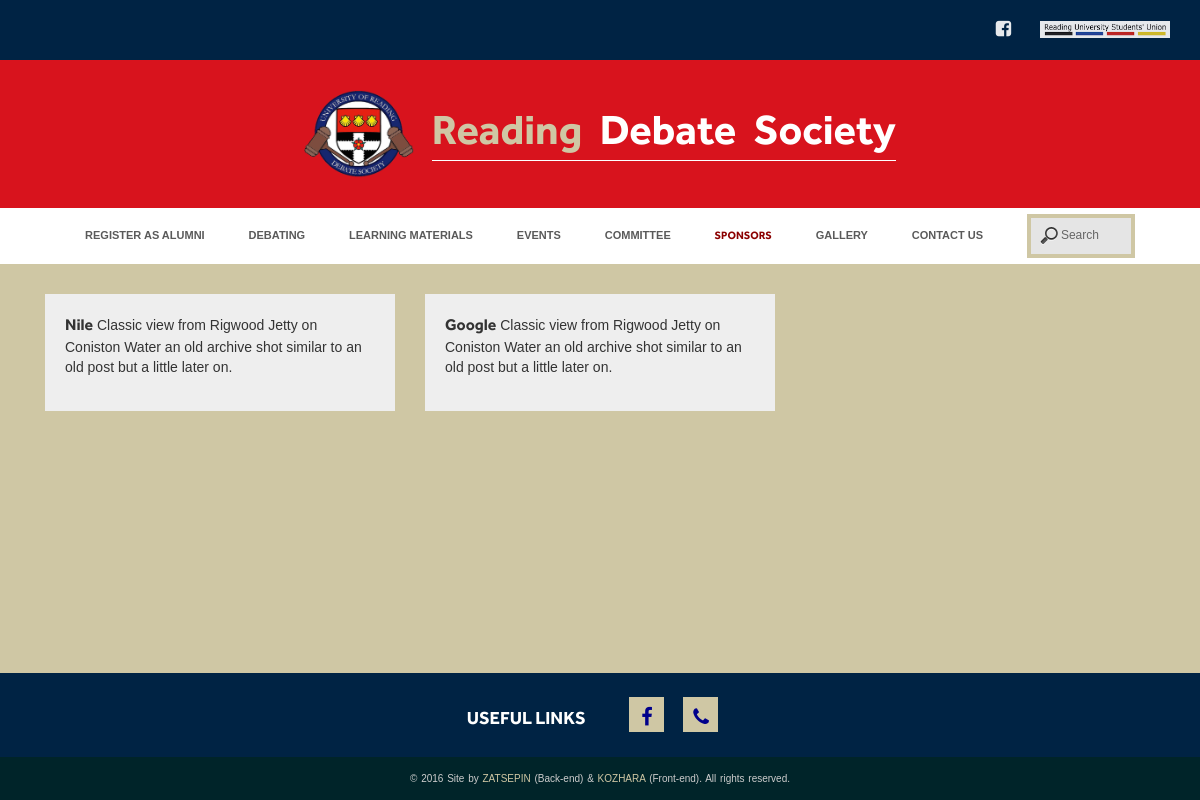
Screenshot of /sponsors/ with the database file from the repository.
### app/models.py (models this page shows, shortened)
class Sponsor(models.Model):
    class Meta:
        db_table = "Sponsors"
    name = models.CharField(max_length=60)
    image = models.ImageField(upload_to='images')
    link = models.URLField(help_text='sponsors link, url like : http://google.com')
    description = models.TextField()
    def get_image(self):
        if self.image:
            return u'<img src="%s" width="100"/>' % self.image.url
        else:
            return u'<p>Something wrong with this image</p>'
    get_image.allow_tags = True

### app/views.py (the view)
# urls.py: url(r'^sponsors/$', views.sponsors , name='sponsors'),
@cache_page(60 * 2)
def sponsors(request):
    args = {'sponsors': Sponsor.objects.all(), 'search': SearchForm(), 'searchMobile': SearchFormMobile(),
            'title': "Our sponsors", 'sponsors_page': True}
    return render_to_response('sponsors.html', args)

### app/forms.py
class SearchForm(forms.Form):
    field = forms.CharField(required=False, max_length=50,
                            widget=forms.TextInput(attrs={'type': 'search', 'placeholder': 'Search',
                                                          'onkeydown': 'if (e)vent.keyCode==13;'
                                                                       '{this.form.submit();return false;}',
                                                          'id': 'main'}),
                            validators=[validators.RegexValidator(
                                regex="^[a-zA-z0-9!?- ]+$",
                                message='No XSS!'
                            )])

class SearchFormMobile(forms.Form):
    field = forms.CharField(required=False, max_length=50,
                            widget=forms.TextInput(attrs={'type': 'search', 'placeholder': 'Search',
                                                          'onkeydown': 'if (e)vent.keyCode==13;'
                                                                       '{this.form.submit();return false;}',
                                                          'id': 'mobile'}),
                            validators=[validators.RegexValidator(
                                regex="^[a-zA-z0-9!?- ]+$",
                                message='No XSS!'
                            )])

### app/templates/sponsors.html (shortened to what this page needs)
{% extends 'base.html' %}
{% load staticfiles %}
{% load imagekit %}
{% block main %}
     <main>
       <section class="site_main">
		<div class="container">
                    {% for sponsor in sponsors %}
                    <div class="col-sm-4">
					<div class="welcome sponsors_block {% if forloop.last %} debating_info{% endif %}">
                        <p><span>{{ sponsor.name }}</span>
                        {{ sponsor.description }}
                    </div>
				    </div>
                    {% empty %}
                        <div class="info_window">
                            <i class="fa fa-info-circle"></i>
                            Please add sponsors at admin page
                            </div>
                    {% endfor %}
		</div>
	</section>
    </main>
{% endblock %}

### wsgi/static/css/main.css (style rules this page uses)
body { min-width: 320px; padding: 0; margin: 0; font-style: normal; font-weight: 400; font-family: sans-serif; }
main { background-color: #CFC7A4; }
.welcome p { display: block; margin-top: 0; }
.welcome { margin-top: 30px; padding: 15px 20px; background-color: #eeeeee; }
input[type=search] { width: 60px; margin-left: 20px; padding: 9px 10px 10px 30px; font-size: 12px; font-weight: normal; vertical-align: middle; border: solid 4px #CFC7A4; background: #e5e5e5 url("../img/icon.png") no-repeat 9px center; -webkit-transition: all .5s; -moz-transition: all .5s; -ms-transition: all .5s; transition: all .5s; }
.debating_info { margin-bottom: 30px; }
.sponsors_block { padding: 20px; }
.sponsors_block span { font-family: "Effra-bold"; font-size: 16px; }

### rows the page displays
Sponsor: name "Nile", description "Classic view from Rigwood Jetty on Coniston Water an old archive shot similar to an old post but a little later on."
Sponsor: name "Google", description "Classic view from Rigwood Jetty on Coniston Water an old archive shot similar to an old post but a little later on."
